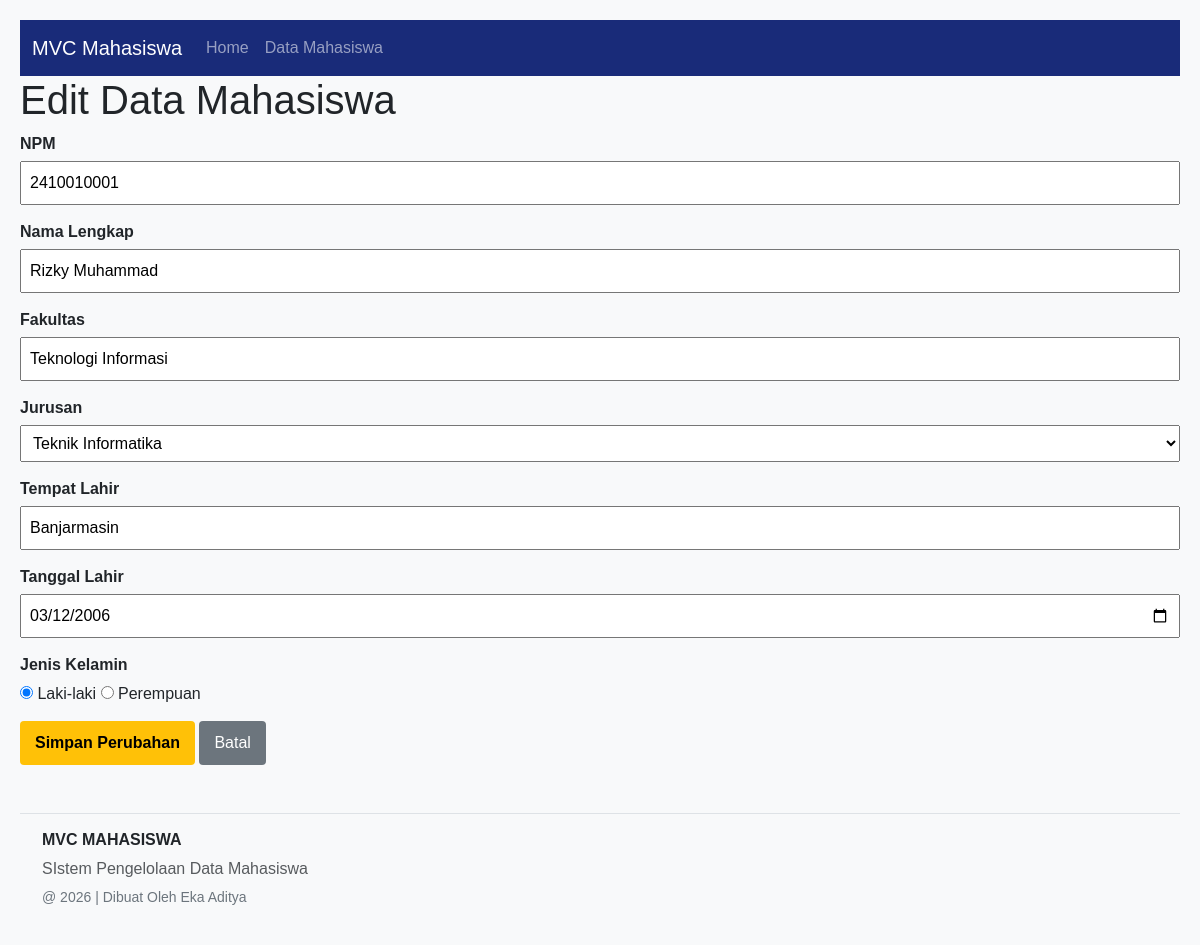
The page /public/mahasiswa/edit/4 on the database its author committed.
### tables this page shows
CREATE TABLE `mahasiswa` (
  `id` int(11) NOT NULL,
  `npm` varchar(20) NOT NULL,
  `nama_lengkap` varchar(100) NOT NULL,
  `fakultas` varchar(100) NOT NULL,
  `jurusan` enum('Teknik Informatika','Sistem Informasi') NOT NULL,
  `tempat_lahir` varchar(50) NOT NULL,
  `tanggal_lahir` date NOT NULL,
  `jenis_kelamin` enum('Laki-laki','Perempuan') NOT NULL,
  `status_id` int(11) DEFAULT 1,
  `created_at` timestamp NOT NULL DEFAULT current_timestamp(),
  `updated_at` timestamp NOT NULL DEFAULT current_timestamp() ON UPDATE current_timestamp()
);

### app/controllers/MahasiswaController.php (called while the page is built, shortened)
<?php
class MahasiswaController extends Controller {
    public function edit($id) {
        $data['judul'] = 'Edit Data Mahasiswa';
        $data['mhs'] = $this->model('Mahasiswa')->find($id);
        $this->view('mahasiswa/edit', $data);
    }
}

### core/Router.php (called while the page is built, shortened)
<?php
class Router {
    protected $method = 'index';
    protected $params = [];
    public function __construct() {
        $url = $this->parseURL();
        if (!empty($url[0])) {
            $requestedController = ucfirst($url[0]) . 'Controller';
            if (file_exists('../app/controllers/' . $requestedController . '.php')) {
                unset($url[0]);
            } else {
                $this->error404();
                return;
            }
        }
        $this->controller = new $this->controller;
        if (isset($url[1])) {
            if (method_exists($this->controller, $url[1])) {
                $this->method = $url[1];
                unset($url[1]);
            } else {
                $this->error404();
                return;
            }
        }
        if (!empty($url)) {
            $this->params = array_values($url);
        }
        call_user_func_array([$this->controller, $this->method], $this->params);
    }
    public function parseURL() {
        if (isset($_GET['url'])) {
            $url = rtrim($_GET['url'], '/');
            $url = filter_var($url, FILTER_SANITIZE_URL);
            $url = explode('/', $url);
            return $url;
        }
        return [];
    }
}

### public/index.php (called while the page is built, shortened)
<?php
require_once '../core/Router.php';
require_once '../core/Controller.php';
require_once '../core/Database.php';
$app = new Router();

### app/models/Mahasiswa.php (called while the page is built, shortened)
<?php
class Mahasiswa {
    private $table = 'mahasiswa';
    private $db;
    public function __construct() {
        $this->db = Database::getConnection();
    }
    public function find($id) {
        $query = "SELECT * FROM " . $this->table . " WHERE id = :id";
        $stmt = $this->db->prepare($query);
        $stmt->bindValue(':id', $id);
        $stmt->execute();
        return $stmt->fetch(PDO::FETCH_ASSOC);
    }
}

### config/database.php (called while the page is built)
<?php
function getConnection() {
    $host = 'localhost';
    $dbname = 'uniska_latihan_mvc_2026';
    $username = 'root';
    $password = '';
    try {
        $conn = new PDO("mysql:host=$host;dbname=$dbname;charset=utf8", $username, $password);
        $conn->setAttribute(PDO::ATTR_ERRMODE, PDO::ERRMODE_EXCEPTION);
        return $conn;
    } catch (PDOException $e) {
        die("Koneksi database gagal: " . $e->getMessage());
    }
}

### core/Database.php (called while the page is built)
<?php
class Database {
    private static $conn = null;
    public static function getConnection() {
        if (self::$conn === null) {
            require_once '../config/database.php';
            self::$conn = getConnection();
        }
        return self::$conn;
    }
}

### app/views/mahasiswa/edit.php (the view, shortened to what this page needs)
<!DOCTYPE html>
<html lang="id">
<head>
</head>
<body style="padding: 20px; font-family: Arial, sans-serif;">
    <h1>Edit Data Mahasiswa</h1>
    <form action="<?= BASEURL; ?>/mahasiswa/update/<?= $data['mhs']['id']; ?>" method="POST">
        <div class="form-group">
            <label>NPM</label>
            <input type="text" name="npm" required value="<?= $data['mhs']['npm']; ?>">
        </div>
        <div class="form-group">
            <label>Nama Lengkap</label>
            <input type="text" name="nama_lengkap" required value="<?= $data['mhs']['nama_lengkap']; ?>">
        </div>
        <div class="form-group">
            <label>Fakultas</label>
            <input type="text" name="fakultas" required value="<?= $data['mhs']['fakultas']; ?>">
        </div>
        <div class="form-group">
            <label>Jurusan</label>
            <select name="jurusan" required>
                <option value="Teknik Informatika" <?= ($data['mhs']['jurusan'] == 'Teknik Informatika') ? 'selected' : ''; ?>>Teknik Informatika</option>
            </select>
        </div>
        <div class="form-group">
            <label>Tempat Lahir</label>
            <input type="text" name="tempat_lahir" required value="<?= $data['mhs']['tempat_lahir']; ?>">
        </div>
        <div class="form-group">
            <label>Tanggal Lahir</label>
            <input type="date" name="tanggal_lahir" required value="<?= $data['mhs']['tanggal_lahir']; ?>">
        </div>
        <div class="form-group">
            <label>Jenis Kelamin</label>
            <input type="radio" name="jenis_kelamin" value="Laki-laki" <?= ($data['mhs']['jenis_kelamin'] == 'Laki-laki') ? 'checked' : ''; ?>> Laki-laki
            <input type="radio" name="jenis_kelamin" value="Perempuan" <?= ($data['mhs']['jenis_kelamin'] == 'Perempuan') ? 'checked' : ''; ?>> Perempuan
        </div>
        <button type="submit" class="btn" style="background-color: #ffc107; color: black; font-weight: bold;">Simpan Perubahan</button>
        <a href="<?= BASEURL; ?>/mahasiswa" class="btn btn-secondary">Batal</a>
    </form>
</body>
</html>

### app/views/mahasiswa/edit.php (style rules this page uses)
.form-group { margin-bottom: 15px; }
label { display: block; margin-bottom: 5px; font-weight: bold; }
input[type="text"], input[type="date"], select { width: 100%; padding: 8px; box-sizing: border-box; }
.btn { padding: 10px 15px; background-color: #007bff; color: white; border: none; cursor: pointer; border-radius: 4px; }
.btn-secondary { background-color: #6c757d; text-decoration: none; display: inline-block; text-align: center; }

### rows shown on the page
mahasiswa: npm "2410010001", nama_lengkap "Rizky Muhammad", fakultas "Teknologi Informasi", jurusan "Teknik Informatika", tempat_lahir "Banjarmasin", tanggal_lahir "03/12/2006", jenis_kelamin "☑"
